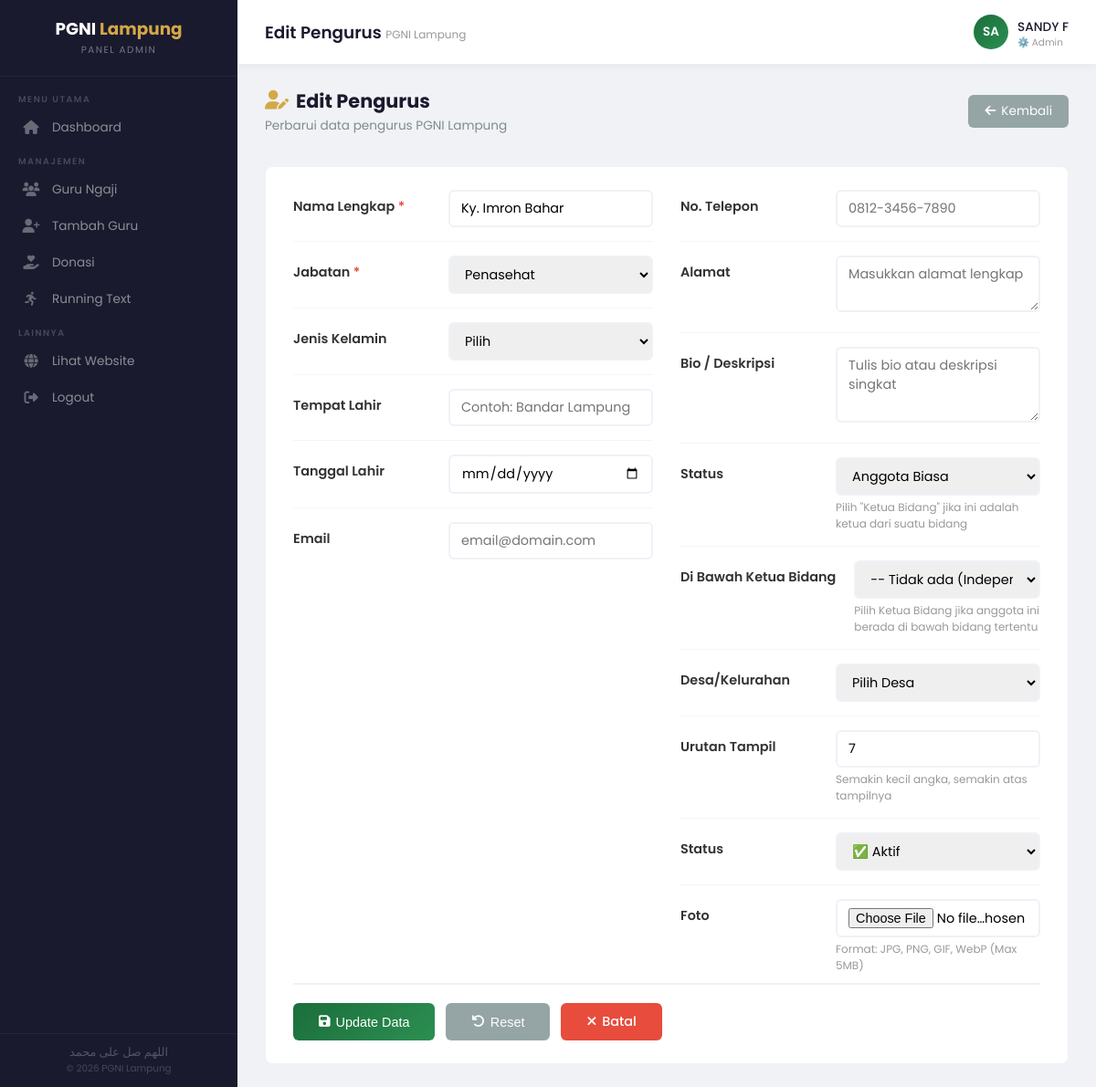
The page /admin/pengurus_edit.php?id=13 (signed in) on the database its author committed.
### tables this page shows
CREATE TABLE `pengurus` (
  `id` int(11) NOT NULL AUTO_INCREMENT,
  `parent_id` int(11) DEFAULT NULL,
  `nama` varchar(100) NOT NULL,
  `jabatan` varchar(100) NOT NULL,
  `is_ketua_bidang` tinyint(1) DEFAULT 0,
  `jenis_kelamin` enum('L','P') DEFAULT NULL,
  `tempat_lahir` varchar(100) DEFAULT NULL,
  `tanggal_lahir` date DEFAULT NULL,
  `alamat` text DEFAULT NULL,
  `no_telp` varchar(20) DEFAULT NULL,
  `email` varchar(100) DEFAULT NULL,
  `foto` varchar(255) DEFAULT NULL,
  `bio` text DEFAULT NULL,
  `urutan` int(11) DEFAULT 0,
  `status` enum('aktif','nonaktif') DEFAULT 'aktif',
  `created_by` int(11) DEFAULT NULL,
  `created_at` timestamp NULL DEFAULT current_timestamp(),
  `updated_at` timestamp NULL DEFAULT current_timestamp() ON UPDATE current_timestamp(),
  `desa_id` int(11) DEFAULT NULL,
  PRIMARY KEY (`id`),
  KEY `created_by` (`created_by`),
  KEY `idx_status` (`status`),
  KEY `idx_jabatan` (`jabatan`),
  KEY `idx_parent_id` (`parent_id`)
);

### admin/pengurus_edit.php (the view, shortened to what this page needs)
<?php
$root_path = dirname(__DIR__);
require_once $root_path . '/include/functions.php';
$id = isset($_GET['id']) ? (int)$_GET['id'] : 0;
$query = "SELECT * FROM pengurus WHERE id = $id";
$result = mysqli_query($conn, $query);
$pengurus = mysqli_fetch_assoc($result);
$check_columns = mysqli_query($conn, "SHOW COLUMNS FROM pengurus");
$existing_columns = [];
while ($col = mysqli_fetch_assoc($check_columns)) {
    $existing_columns[] = $col['Field'];
}
$has_bio = in_array('bio', $existing_columns);
$has_desa = in_array('desa_id', $existing_columns);
$has_parent_id = in_array('parent_id', $existing_columns);
$has_is_ketua_bidang = in_array('is_ketua_bidang', $existing_columns);
$jabatan_list = [
    'Pembina',
    'Penasehat',
    'Pengawas',
    'Ketua Umum',
    'Wakil Ketua',
    'Sekretaris Umum',
    'Wakil Sekretaris',
    'Bendahara Umum',
    'Wakil Bendahara',
    'Bidang Organisasi dan Kaderisasi',
    'Bidang Ketenagakerjaan dan Kesejahteraan',
    'Bidang Pendidikan dan Pelatihan',
    'Bidang Informasi dan Komunikasi',
    'Bidang Pengembangan Karir dan Profesi',
    'Bidang Penelitian dan Pengembangan',
    'Bidang Humas',
    'Bidang Da\'wah',
    'Bidang Pengabdian Masyarakat',
    'Bidang Advokasi dan Perlindungan Hukum',
    'Anggota',
    'Lainnya'
];
function safe_html($value) {
    return htmlspecialchars($value ?? '');
}
include $root_path . '/admin/include/admin_header.php';
?>
<div class="pengurus-edit-wrap">
    <div class="page-header">
        <div>
            <h2><i class="fas fa-user-edit"></i> Edit Pengurus</h2>
            <p>Perbarui data pengurus PGNI Lampung</p>
        </div>
        <a href="pengurus.php" class="btn-back"><i class="fas fa-arrow-left"></i> Kembali</a>
    </div>
    <div class="form-wrap">
        <form action="" method="POST" enctype="multipart/form-data">
            <div class="form-grid">
                <div>
                    <div class="form-row">
                        <label>Nama Lengkap <span class="required">*</span></label>
                        <div class="field">
                            <input type="text" name="nama" value="<?php echo safe_html($pengurus['nama']); ?>" required>
                        </div>
                    </div>
                    <div class="form-row">
                        <label>Jabatan <span class="required">*</span></label>
                        <div class="field">
                            <select name="jabatan" required>
                                <?php foreach ($jabatan_list as $j): ?>
                                    <option value="<?php echo $j; ?>" <?php echo ($pengurus['jabatan'] == $j) ? 'selected' : ''; ?>>
                                        <?php echo $j; ?>
                                    </option>
                                <?php endforeach; ?>
                            </select>
                        </div>
                    </div>
                    <div class="form-row">
                        <label>Jenis Kelamin</label>
                        <div class="field">
                            <select name="jenis_kelamin">
                                <option value="">Pilih</option>
                            </select>
                        </div>
                    </div>
                    <div class="form-row">
                        <label>Tempat Lahir</label>
                        <div class="field">
                            <input type="text" name="tempat_lahir" value="<?php echo safe_html($pengurus['tempat_lahir']); ?>" placeholder="Contoh: Bandar Lampung">
                        </div>
                    </div>
                    <div class="form-row">
                        <label>Tanggal Lahir</label>
                        <div class="field">
                            <input type="date" name="tanggal_lahir" value="<?php echo safe_html($pengurus['tanggal_lahir']); ?>">
                        </div>
                    </div>
                    <div class="form-row">
                        <label>Email</label>
                        <div class="field">
                            <input type="email" name="email" value="<?php echo safe_html($pengurus['email']); ?>" placeholder="email@domain.com">
                        </div>
                    </div>
                </div>
                <div>
                    <div class="form-row">
                        <label>No. Telepon</label>
                        <div class="field">
                            <input type="text" name="no_telp" value="<?php echo safe_html($pengurus['no_telp']); ?>" placeholder="0812-3456-7890">
                        </div>
                    </div>
                    <div class="form-row">
                        <label>Alamat</label>
                        <div class="field">
                            <textarea name="alamat" rows="2" placeholder="Masukkan alamat lengkap"><?php echo safe_html($pengurus['alamat']); ?></textarea>
                        </div>
                    </div>
                    <?php if ($has_bio): ?>
                    <div class="form-row">
                        <label>Bio / Deskripsi</label>
                        <div class="field">
                            <textarea name="bio" rows="3" placeholder="Tulis bio atau deskripsi singkat"><?php echo safe_html($pengurus['bio']); ?></textarea>
                        </div>
                    </div>
                    <?php endif; ?>
                    <?php if ($has_is_ketua_bidang): ?>
                    <div class="form-row">
                        <label>Status</label>
                        <div class="field">
                            <select name="is_ketua_bidang" id="is_ketua_bidang">
                                <option value="0" <?php echo ($pengurus['is_ketua_bidang'] == 0) ? 'selected' : ''; ?>>Anggota Biasa</option>
                            </select>
                            <span class="help">Pilih "Ketua Bidang" jika ini adalah ketua dari suatu bidang</span>
                        </div>
                    </div>
                    <?php endif; ?>
                    <?php if ($has_parent_id): ?>
                    <div class="form-row" id="parentGroup">
                        <label>Di Bawah Ketua Bidang</label>
                        <div class="field">
                            <select name="parent_id" id="parent_id">
                                <option value="">-- Tidak ada (Independen) --</option>
                            </select>
                            <span class="help">Pilih Ketua Bidang jika anggota ini berada di bawah bidang tertentu</span>
                        </div>
                    </div>
                    <?php endif; ?>
                    <?php if ($has_desa): ?>
                    <div class="form-row">
                        <label>Desa/Kelurahan</label>
                        <div class="field">
                            <select name="desa_id" id="desa_id_edit">
                                <option value="">Pilih Desa</option>
                            </select>
                        </div>
                    </div>
                    <?php endif; ?>
                    <div class="form-row">
                        <label>Urutan Tampil</label>
                        <div class="field">
                            <input type="number" name="urutan" value="<?php echo isset($pengurus['urutan']) ? $pengurus['urutan'] : 0; ?>" min="0">
                            <span class="help">Semakin kecil angka, semakin atas tampilnya</span>
                        </div>
                    </div>
                    <div class="form-row">
                        <label>Status</label>
                        <div class="field">
                            <select name="status">
                                <option value="aktif" <?php echo $pengurus['status'] == 'aktif' ? 'selected' : ''; ?>>✅ Aktif</option>
                            </select>
                        </div>
                    </div>
                    <div class="form-row">
                        <label>Foto</label>
                        <div class="field">
                            <input type="file" name="foto" accept="image/*">
                            <span class="help">Format: JPG, PNG, GIF, WebP (Max 5MB)</span>
                        </div>
                    </div>
                </div>
            </div>
            <div class="form-actions">
                <button type="submit" class="btn btn-primary"><i class="fas fa-save"></i> Update Data</button>
                <button type="reset" class="btn btn-secondary"><i class="fas fa-undo"></i> Reset</button>
                <a href="pengurus.php" class="btn btn-danger"><i class="fas fa-times"></i> Batal</a>
            </div>
        </form>
    </div>
</div>
<?php include $root_path . '/admin/include/admin_footer.php'; ?>

### admin/include/admin_header.php (style rules this page uses)
:root { --primary: #1a6e3a; --primary-dark: #0e4a26; --primary-light: #2d8f52; --gold: #d4a847; --gold-light: #f0dba8; --dark: #1a1a2e; --sidebar-width: 260px; --header-height: 70px; --transition: all 0.3s ease; }
* { margin: 0; padding: 0; box-sizing: border-box; }
body { font-family: 'Poppins', sans-serif; background: #f0f2f5; direction: ltr; display: flex; min-height: 100vh; }

### admin/pengurus_edit.php (style rules this page uses)
.pengurus-edit-wrap * { box-sizing: border-box; }
.pengurus-edit-wrap { width: 100%; max-width: 100%; }
.pengurus-edit-wrap .page-header { display: flex; justify-content: space-between; align-items: center; flex-wrap: wrap; gap: 15px; margin-bottom: 20px; padding-bottom: 12px; border-bottom: 2px solid #eef2f7; }
.pengurus-edit-wrap .page-header h2 { font-size: 1.3rem; color: #1a1a2e; margin: 0; display: flex; align-items: center; gap: 8px; }
.pengurus-edit-wrap .page-header h2 i { color: #d4a847; }
.pengurus-edit-wrap .page-header p { color: #7f8c8d; font-size: 0.85rem; margin: 2px 0 0 0; }
.pengurus-edit-wrap .page-header .btn-back { padding: 8px 18px; background: #95a5a6; color: #fff; border: none; border-radius: 6px; font-size: 0.85rem; cursor: pointer; text-decoration: none; display: inline-flex; align-items: center; gap: 6px; }
.pengurus-edit-wrap .form-wrap { background: #fff; padding: 25px 30px; border-radius: 8px; border: 1px solid #eef2f7; }
.pengurus-edit-wrap .form-row { display: flex; align-items: flex-start; gap: 20px; margin-bottom: 15px; padding-bottom: 15px; border-bottom: 1px solid #f5f5f5; }
.pengurus-edit-wrap .form-row:last-child { margin-bottom: 0; padding-bottom: 0; border-bottom: none; }
.pengurus-edit-wrap .form-row label { min-width: 150px; padding-top: 8px; font-weight: 600; color: #333; font-size: 0.9rem; }
.pengurus-edit-wrap .form-row label .required { color: #e74c3c; }
.pengurus-edit-wrap .form-row .field { flex: 1; }
.pengurus-edit-wrap .form-row .field input, .pengurus-edit-wrap .form-row .field select, .pengurus-edit-wrap .form-row .field textarea { width: 100%; padding: 8px 12px; border: 2px solid #eef2f7; border-radius: 6px; font-size: 0.9rem; font-family: inherit; transition: all 0.3s; }
.pengurus-edit-wrap .form-row .field .help { font-size: 0.75rem; color: #999; margin-top: 4px; display: block; }
.pengurus-edit-wrap .form-actions { display: flex; gap: 12px; padding-top: 20px; border-top: 2px solid #eef2f7; margin-top: 10px; flex-wrap: wrap; }
.pengurus-edit-wrap .form-actions .btn { padding: 10px 28px; border: none; border-radius: 6px; font-size: 0.9rem; font-weight: 500; cursor: pointer; text-decoration: none; display: inline-flex; align-items: center; gap: 6px; }
.pengurus-edit-wrap .form-actions .btn-primary { background: linear-gradient(135deg, #1a6e3a, #2d8f52); color: #fff; }
.pengurus-edit-wrap .form-actions .btn-secondary { background: #95a5a6; color: #fff; }
.pengurus-edit-wrap .form-actions .btn-danger { background: #e74c3c; color: #fff; }
.form-grid { display: grid; grid-template-columns: 1fr 1fr; gap: 20px 30px; }

### rows shown on the page
pengurus: nama "Ky. Imron Bahar", jabatan "Penasehat", is_ketua_bidang "Anggota Biasa", urutan "7", status "✅ Aktif"

### other values the page prints
$title "Edit Pengurus"
substr($_SESSION['nama_lengkap'] ?? 'A', 0, 2) "SA"
$_SESSION['nama_lengkap'] "SANDY F"
$role_display[$_SESSION['role'] ?? 'admin'] "⚙️ Admin"
